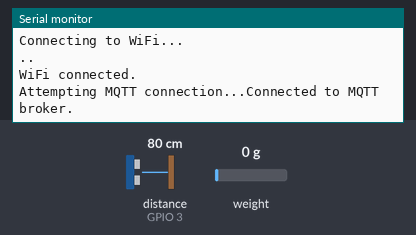
The sketch below on a simulated ESP32. Parts: the last lines printed to the serial monitor. The test bench sets the inputs (shaded band); at power-on: distance to the obstacle (sensor on GPIO 3) 80 cm, weight on the scale 0 g. WiFi joins after 1.5 s; servers stay silent unless stated; no MQTT or app messages arrive unless stated.

Above: at 4.2 s.
4.3 s: distance to the obstacle (sensor on GPIO 3) set to 8 cm
At 9.9 s:
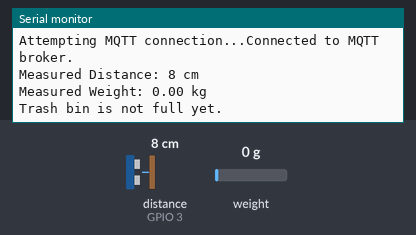
10.5 s: distance to the obstacle (sensor on GPIO 3) set to 5 cm
At 16.2 s:
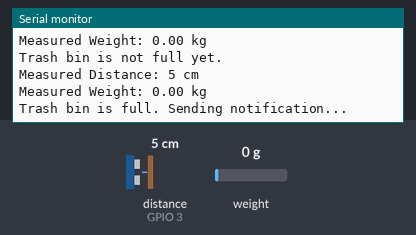

Measured:
- the behaviour switches between 7 and 6 cm on distance to the obstacle (sensor on GPIO 3) (found by bisection; images 1 and 2)
- after the input at 4.3 s, the serial monitor: prints a new line after 4.8 s (image 1)
- after the input at 10.5 s, the serial monitor: prints a new line after 4.6 s (image 2)

The sketch:

smart_waste_management_system.ino
```cpp
#include <WiFi.h>              // Include the WiFi library
#include <PubSubClient.h>      // Include the MQTT library
#include "HX711.h"
#include "Ultrasonic.h"

// WiFi credentials
const char* ssid = "Bulk";            // Replace with your WiFi SSID
const char* password = "Bulking7";    // Replace with your WiFi password

// MQTT broker
const char* mqtt_server = "test.mosquitto.org"; // Use your broker's address
const char* topic_send = "trash/full";         // Topic to notify the trash is full
const char* topic_receive = "trash/collector"; // Topic to receive collector's response

WiFiClient espClient;
PubSubClient client(espClient);

// Define the pins for the HX711
const int LOADCELL_DOUT_PIN = 7;
const int LOADCELL_SCK_PIN = 6;

HX711 scale;

// Define the ultrasonic sensor
Ultrasonic ultrasonic(3);

void setup_wifi() {
    delay(10);
    Serial.println("Connecting to WiFi...");
    WiFi.begin(ssid, password);
    while (WiFi.status() != WL_CONNECTED) {
        delay(1000);
        Serial.print(".");
    }
    Serial.println("\nWiFi connected.");
}

void callback(char* topic, byte* payload, unsigned int length) {
    Serial.print("Message arrived on topic: ");
    Serial.println(topic);

    String message;
    for (int i = 0; i < length; i++) {
        message += (char)payload[i];
    }
    Serial.println("Message: " + message);

    if (String(topic) == topic_receive && message == "coming") {
        Serial.println("Trash collector is on the way!");
    }
}

void reconnect() {
    while (!client.connected()) {
        Serial.print("Attempting MQTT connection...");
        if (client.connect("TrashBinClient")) {
            Serial.println("Connected to MQTT broker.");
            client.subscribe(topic_receive);
        } else {
            Serial.print("Failed, rc=");
            Serial.print(client.state());
            Serial.println(" Retrying in 5 seconds...");
            delay(5000);
        }
    }
}

void setup() {
    Serial.begin(9600);

    setup_wifi();
    client.setServer(mqtt_server, 1883);
    client.setCallback(callback);

    scale.begin(LOADCELL_DOUT_PIN, LOADCELL_SCK_PIN);
    scale.set_scale(350000.f);
    scale.tare();
}

void loop() {
    if (!client.connected()) {
        reconnect();
    }
    client.loop();

    delay(5000);

    long RangeInCentimeters = ultrasonic.MeasureInCentimeters();
    float weight = scale.get_units(10);

    Serial.print("Measured Distance: ");
    Serial.print(RangeInCentimeters);
    Serial.println(" cm");

    Serial.print("Measured Weight: ");
    Serial.print(weight);
    Serial.println(" kg");

    if (RangeInCentimeters < 7 || weight > 1.0) {
        Serial.println("Trash bin is full. Sending notification...");
        client.publish(topic_send, "Trash bin is full!");
    } else {
        Serial.println("Trash bin is not full yet.");
    }
}
```
